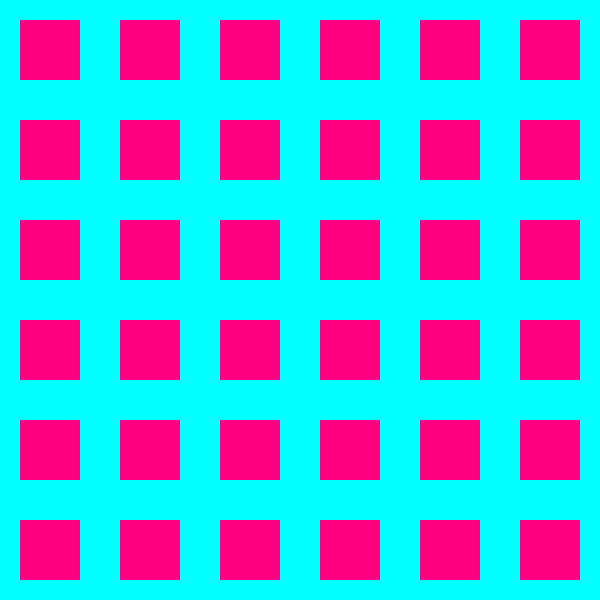
Frame 1 (no input)
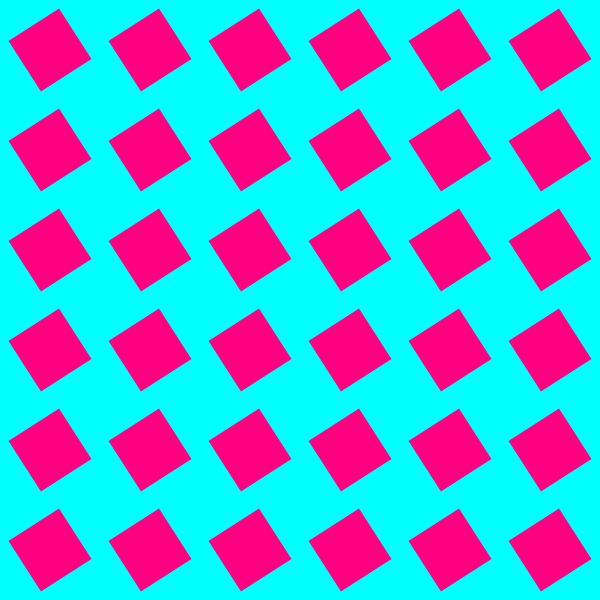
Frame 60 (the mouse pressed at the canvas centre just before this capture)
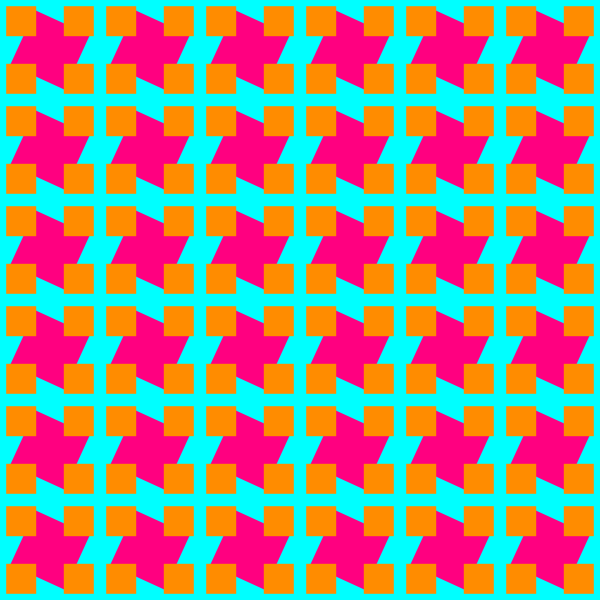
Frame 120 (the mouse held since frame 60 and released just before this capture)

The Processing sketch that drew these frames (run headless with seeded random() and noise(); from frame 60 on, the mouse is pressed at the canvas centre):

// Processing sketch: processing_155499
// ── processing_155499.pde

int margin;
float leng, ecart;
void setup() {
  size(600, 600);
  background(0);
  smooth(8);
  margin=50;
  leng=200;
  rectMode(CENTER);  
  noStroke();
}
void draw() {
  leng=mouseX/10;
  ecart=(width-2*margin)/5;
  background(0, 255, 255); 

  noStroke();
  
  for (int i=0; i<6; i++) {
    for (int j=0; j<6; j++) {
      pushMatrix();
      translate(margin+i*ecart, margin+j*ecart);
      rotate(frameCount/60);
      fill(255, 0, 128);
      rect(0, 0, width/10, width/10);
      popMatrix();
      pushMatrix();
      translate(margin+i*ecart, margin+j*ecart);
      fill(255, 140, 0);
      rect(1.2*width/25, 1.2*width/25, leng, leng);
      rect(-1.2*width/25, 1.2*width/25, leng, leng);
      rect(-1.2*width/25, -1.2*width/25, leng, leng);
      rect(1.2*width/25, -1.2*width/25, leng, leng);
      popMatrix();      
    }
  }
}
